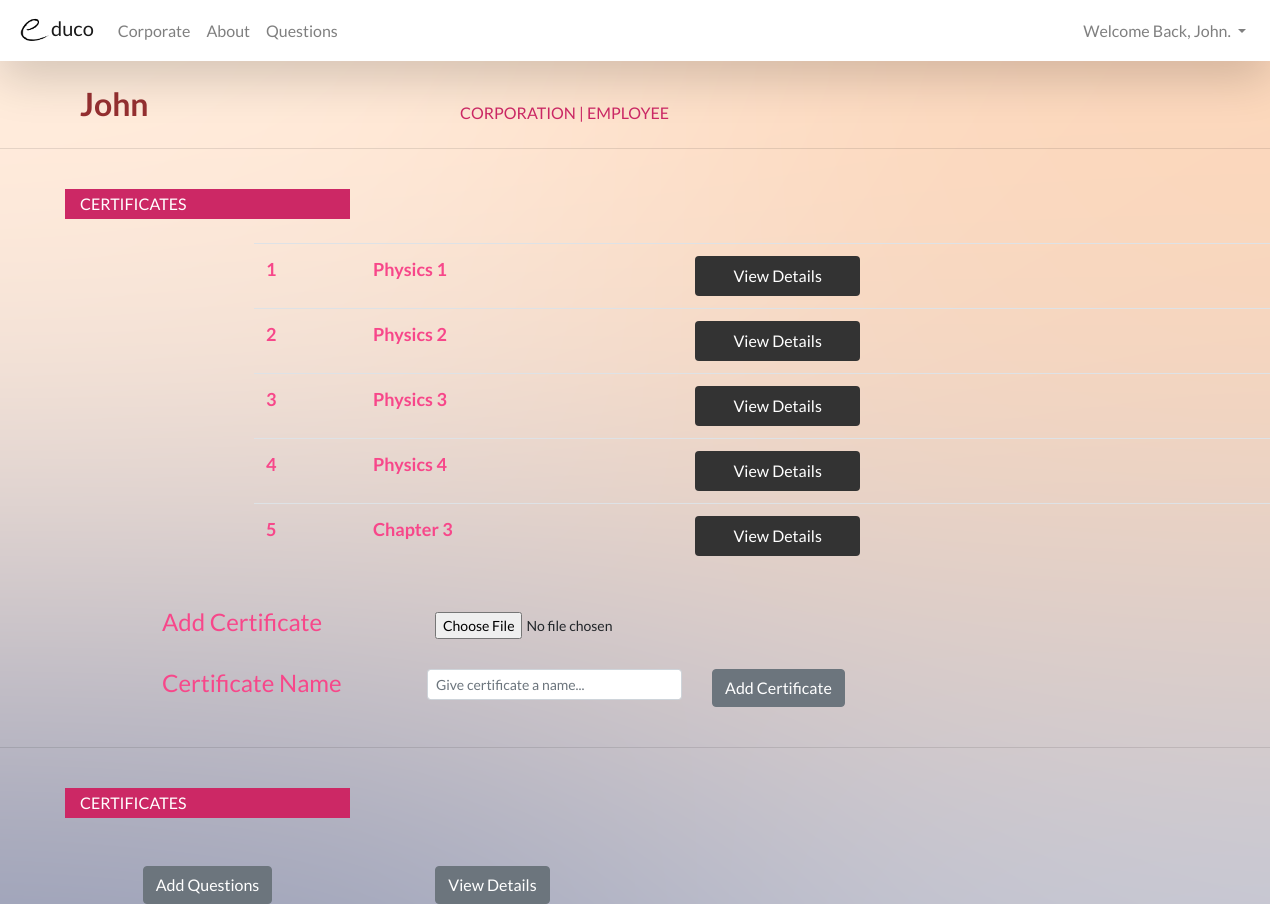
The page /website/corporate/corporate_main_menu.php (signed in) on the database its author committed.
### tables this page shows
CREATE TABLE IF NOT EXISTS `certificate` (
  `Cert_No` int(10) NOT NULL AUTO_INCREMENT,
  `Corp_ID` int(10) NOT NULL,
  `Cert_File` varchar(255) NOT NULL,
  `Cert_Name` varchar(50) DEFAULT NULL,
  PRIMARY KEY (`Cert_No`)
);

### website/corporate/corporate_main_menu.php (the view, shortened to what this page needs)
<!DOCTYPE html>
<html>
<head>
<?php include($_SERVER["DOCUMENT_ROOT"].'/template/header.php'); ?>
</head>
<body>
<?php include($_SERVER["DOCUMENT_ROOT"].'/template/corporatenavbar.php'); ?>
<br/>
<div class="container">
  <div class="row">
    <div class="col-lg-4">
      <h4 class="float-left" style="font-size: 2em; color: #953031; font-weight: bold;">
      <?php echo $_SESSION['user']; ?>
      </h4>
    </div>
    <div class="col-lg-8">
      <h4 class="float-left" style="font-size: 1em; color: #CC2865; padding-top: 18px;">
      CORPORATION | EMPLOYEE
      </h4>
    </div>
  </div>
</div>
<hr/><br/>
<div class="container">
  <div class="row">
    <div class="col-sm-3" style="background-color: #CC2865; color: white; text-align: center; padding-top: 3px; height: 30px;">
      <p class="float-left">CERTIFICATES</p>
    </div>
  </div>
</div>
<br/>
<table class="table table-hover" style="margin-left: 20%; width: 80%;">
  <tbody style="color: #F7478A; font-size: 18px; font-weight: bold;">
<?php
$conn = mysqli_connect('localhost','root','','educo');
$sql = "SELECT Cert_No,Cert_Name FROM certificate";
$result = mysqli_query($conn, $sql);
while($row = mysqli_fetch_array($result))
{
  echo "<tr>";
  echo "<td>" . $row['Cert_No'] . "</td>";
  echo "<td>" . $row['Cert_Name'] . "</td>";
  echo "<td>";
  echo "<button class= btn btn-primary style='width: 165px; height: 40px; color: white; background-color:       #333333;'onclick=\"window.location.href='corporate_certificate_performance.php?id=".$row['Cert_No']."'\">View Details</button></td>";
  echo "</tr>";
  }
  echo "</table>";
?>
<br/>
  <form method="post" action="add_certificate_function.php" enctype="multipart/form-data">
    <div class="container" style="margin-left: 10%;">
      <div class="row">
        <div class="col-3">
          <h4 style="color: #F7478A; font-size: 1.5em; text-indent: 20px;">Add Certificate</h4>
        </div>
        <div class="col-3">
            <input type="file" id="fileupload" name="fileupload" class="form-control-file form-control-sm">
        </div>
      </div>
      <br/>
      <div class="row">
        <div class="col-3">
          <h4 style="color: #F7478A; font-size: 1.5em; text-indent: 20px;">Certificate Name</h4>
        </div>
        <div class="col-3">
            <input type="text" id="certname" name="certname" required="required" placeholder="Give certificate a name..." class="form-control form-control-sm">
        </div>
        <div class="col-2">
            <button type="submit" class="btn btn-secondary">Add Certificate</button>
        </div>
      </div>
    </div>
  </form>
<br/><hr/><br/>
<div class="container">
  <div class="row">
    <div class="col-sm-3" style="background-color: #CC2865; color: white; text-align: center; padding-top: 3px; height: 30px;">
      <p class="float-left">CERTIFICATES</p>
    </div>
  </div>
<br/><br/>
<center>
  <div class="row">
    <div class="col-3">
      <button onclick="window.location.href='add_question_corporate.php'" class="btn btn-secondary">Add Questions</button>
    </div>
    <div class="col-3">
      <button onclick="window.location.href='corporate_submitted_questions.php'" class="btn btn-secondary">View Details</button>
    </div>
  </div>
</center>
</div>
</body>
</html>

### template/header.php (style rules this page uses)
body { font-family: 'Lato' !important; background-color: #FAFAFA !important; }

### website/corporate/corporate_main_menu.php (style rules this page uses)
body { background-image: url("/pictures/Corporate Background.png"); background-repeat: no-repeat; background-size: 100%; }

### rows shown on the page
certificate: Cert_No "1", Cert_Name "Physics 1"
certificate: Cert_No "2", Cert_Name "Physics 2"
certificate: Cert_No "3", Cert_Name "Physics 3"
certificate: Cert_No "4", Cert_Name "Physics 4"
certificate: Cert_No "5", Cert_Name "Chapter 3"

### other values the page prints
$_SESSION['user'] "John"
